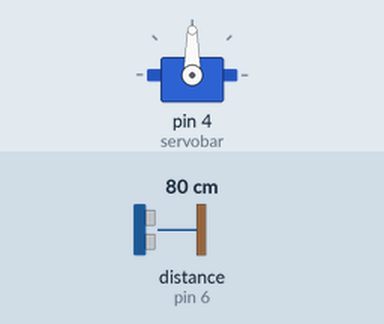
Bench run of a sketch on a simulated Arduino Uno, built with avr-gcc and run on an emulated ATmega328P. Parts: servo. The test bench sets the inputs (shaded band); at power-on: distance to the obstacle (sensor on pin 6) 80 cm. What the sketch prints to the serial monitor is not drawn.

Above: at 0.05 s.
At 3.0 s:
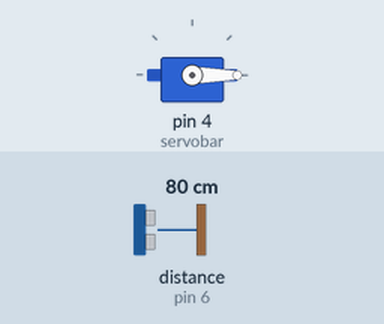
At 6.0 s:
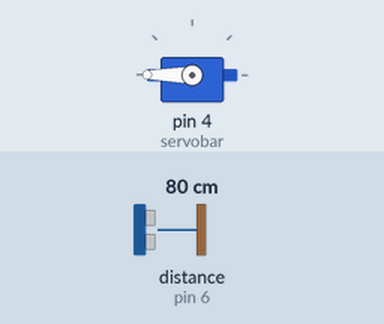
Timing chart, 0 to 7.8 s (numbered marks = the images above):
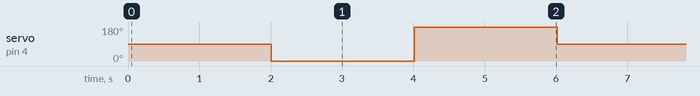

Measured:
- by itself, servo on pin 4 (servobar): repeats every 6.0 s: 180° 2.0 s, 90° 2.0 s, 0° 2.0 s

The sketch:

servoYSensorU.ino
```cpp
#include <Servo.h>
#include<NewPing.h>

int TRIG = 7;
int ECO = 6;
int DISTMAX = 200;

unsigned int tmp;
unsigned int tmp1;
unsigned int tmp2;

NewPing sonar(TRIG, ECO, DISTMAX);

Servo servobar;
void setup() {
  servobar.attach(4);
  Serial.begin(9600);

}

void loop() {
  servobar.write(90);
  delay(1000);
  tmp = sonar.ping_cm();

  Serial.print(" Ping central: ");
  Serial.println(tmp);
  delay(1000);

  servobar.write(0);
  delay(1000);

  tmp1 = sonar.ping();
  Serial.print(" ping izquierda: ");
  Serial.print(tmp1);
  delay(1000);

  servobar.write(180);
  delay(1000);

  tmp2= sonar.ping_cm();
  Serial.print(" Ping derecha: ");
  Serial.print(tmp2);
  delay(1000);

}
```
